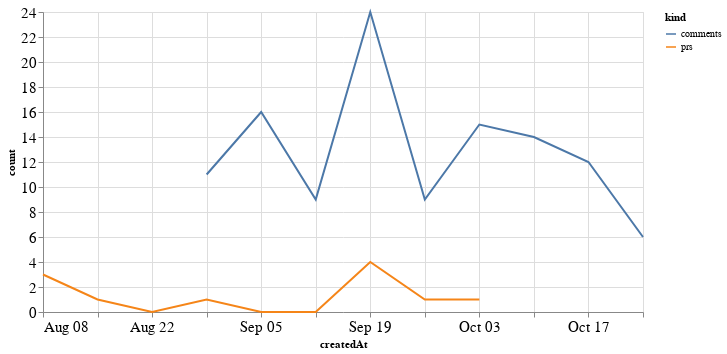

This figure's notebook cell:
### Code cell
alt.Chart(total_time, width=600).mark_line().encode(
    x='createdAt',
    y='count',
    color='kind'
)

### Figure 1 — Vega-Lite specification as saved in the notebook (floating-point values rounded to 4 significant figures)
{"config": {"axisLeft": {"labelFontSize": 15}, "axisBottom": {"labelFontSize": 15}}, "data": {"name": "data-3cd1398e421fd16090b14ab7df9e339c"}, "mark": "line", "encoding": {"color": {"type": "nominal", "field": "kind"}, "x": {"type": "temporal", "field": "createdAt"}, "y": {"type": "quantitative", "field": "count"}}, "width": 600, "$schema": "https://vega.github.io/schema/vega-lite/v4.8.1.json", "datasets": {"data-3cd1398e421fd16090b14ab7df9e339c": [{"createdAt": "2021-08-08T00:00:00", "kind": "prs", "count": 3.0}, {"createdAt": "2021-08-15T00:00:00", "kind": "prs", "count": 1.0}, {"createdAt": "2021-08-22T00:00:00", "kind": "prs", "count": 0.0}, {"createdAt": "2021-08-29T00:00:00", "kind": "prs", "count": 1.0}, {"createdAt": "2021-09-05T00:00:00", "kind": "prs", "count": 0.0}, {"createdAt": "2021-09-12T00:00:00", "kind": "prs", "count": 0.0}, {"createdAt": "2021-09-19T00:00:00", "kind": "prs", "count": 4.0}, {"createdAt": "2021-09-26T00:00:00", "kind": "prs", "count": 1.0}, {"createdAt": "2021-10-03T00:00:00", "kind": "prs", "count": 1.0}, {"createdAt": "2021-10-10T00:00:00", "kind": "prs", "count": null}, {"createdAt": "2021-10-17T00:00:00", "kind": "prs", "count": null}, {"createdAt": "2021-10-24T00:00:00", "kind": "prs", "count": null}, {"createdAt": "2021-08-08T00:00:00", "kind": "comments", "count": null}, {"createdAt": "2021-08-15T00:00:00", "kind": "comments", "count": null}, {"createdAt": "2021-08-22T00:00:00", "kind": "comments", "count": null}, {"createdAt": "2021-08-29T00:00:00", "kind": "comments", "count": 11.0}, {"createdAt": "2021-09-05T00:00:00", "kind": "comments", "count": 16.0}, {"createdAt": "2021-09-12T00:00:00", "kind": "comments", "count": 9.0}, {"createdAt": "2021-09-19T00:00:00", "kind": "comments", "count": 24.0}, {"createdAt": "2021-09-26T00:00:00", "kind": "comments", "count": 9.0}, {"createdAt": "2021-10-03T00:00:00", "kind": "comments", "count": 15.0}, {"createdAt": "2021-10-10T00:00:00", "kind": "comments", "count": 14.0}, {"createdAt": "2021-10-17T00:00:00", "kind": "comments", "count": 12.0}, {"createdAt": "2021-10-24T00:00:00", "kind": "comments", "count": 6.0}]}}
